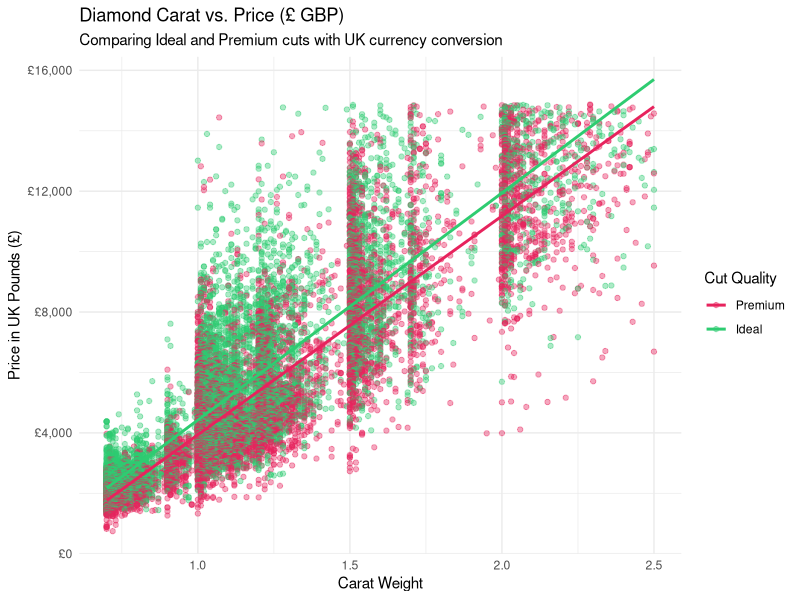
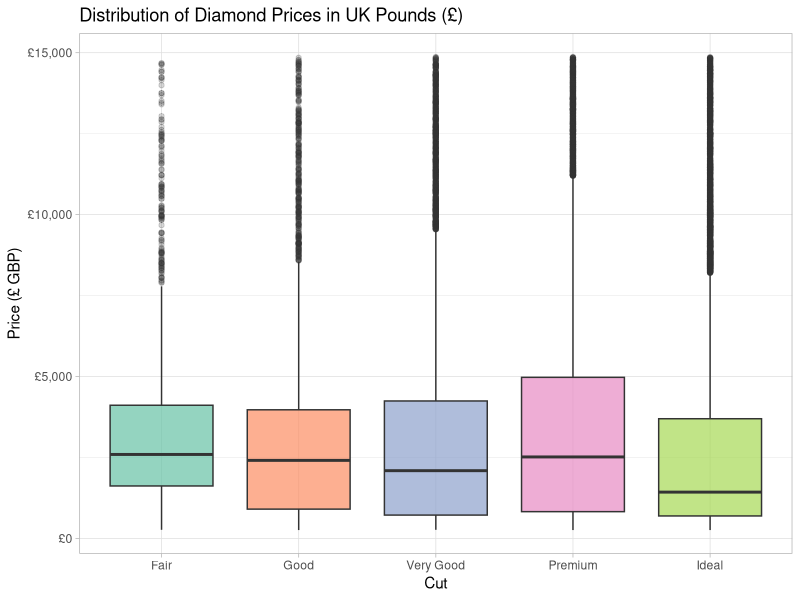
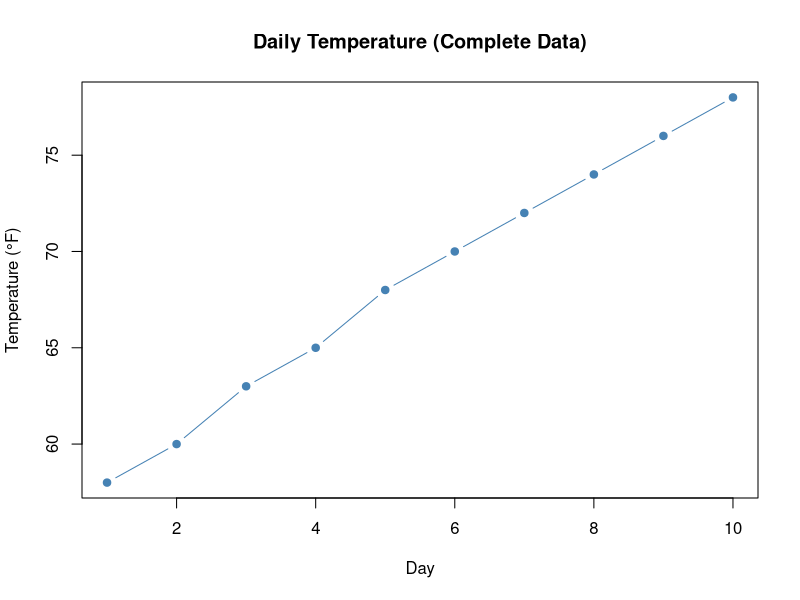
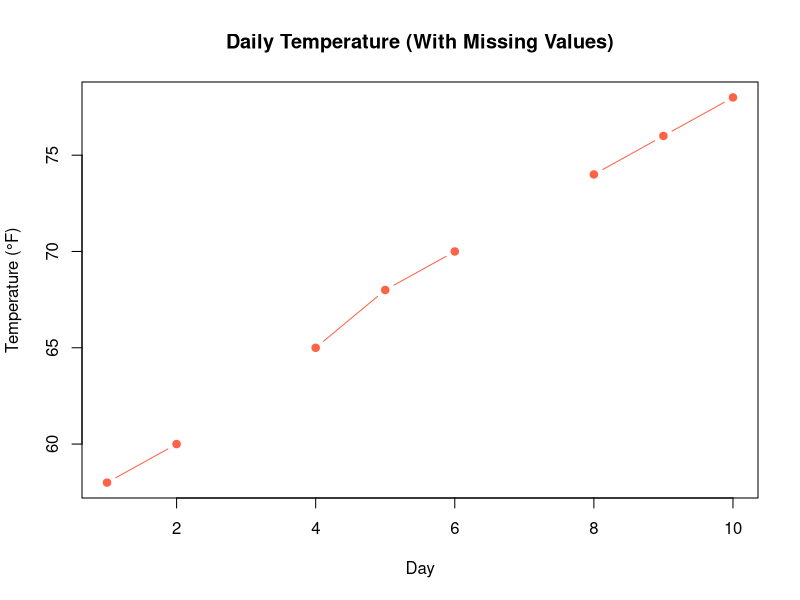

R code for these plots, in order:
## ---- chunk 1
library(tidyverse)

# Pipeline: filter -> mutate -> select -> arrange
uk_diamonds <- diamonds %>%
  
  # 1. filter: Select diamonds with 
  # Ideal or Premium cut and 0.7 to 2.5 carats
  filter(cut %in% c("Ideal", "Premium"),
         carat >= 0.7 & carat <= 2.5) %>%
  
  # 2. mutate: Convert USD price to UK
  # Pounds (£) & calculate price per carat
  mutate(
    price_gbp = round(price * 0.79, 2),
    price_per_carat_gbp = round(price_gbp / carat, 2)
  ) %>%
  
  # 3. select: Keep only relevant columns
  # with descriptive names
  select(carat, 
         cut, 
         color, 
         clarity, 
         price_usd = price, 
         price_gbp, 
         price_per_carat_gbp) %>%
  
  # 4. arrange: Sort in descending
  # order of price in GBP
  arrange(desc(price_gbp))

  # Scatter plot with trend lines comparing Ideal and Premium cuts
  ggplot(uk_diamonds, aes(x = carat, y = price_gbp, color = cut)) +
    geom_point(alpha = 0.4, size = 1.5) +
    geom_smooth(method = "lm", se = FALSE, linewidth = 1) +
    scale_y_continuous(labels = scales::dollar_format(prefix = "£")) +
    scale_color_manual(values = c("Ideal" = "#2ECC71", "Premium" = "#E7235D")) +
    labs(
      title = "Diamond Carat vs. Price (£ GBP)",
      subtitle = "Comparing Ideal and Premium cuts with UK currency conversion",
      x = "Carat Weight",
      y = "Price in UK Pounds (£)",
      color = "Cut Quality"
    ) +
    theme_minimal()
## ---- chunk 2
library(tidyverse)

# Boxplot of UK prices across different diamond cuts
diamonds %>%
  mutate(price_gbp = price * 0.79) %>%
  ggplot(aes(x = cut, y = price_gbp, fill = cut)) +
  geom_boxplot(alpha = 0.7, outlier.alpha = 0.2) +
  scale_y_continuous(labels = scales::dollar_format(prefix = "£")) +
  scale_fill_brewer(palette = "Set2") +
  labs(
    title = "Distribution of Diamond Prices in UK Pounds (£)",
    x = "Cut",
    y = "Price (£ GBP)"
  ) +
  theme_light() +
  theme(legend.position = "none")
## ---- chunk 3
days <- 1:10
temp <- c(58, 60, 63, 65, 68, 70, 72, 74, 76, 78)

plot(days, temp,
     type = "b", pch = 19, col = "steelblue",
     main = "Daily Temperature (Complete Data)",
     xlab = "Day", ylab = "Temperature (°F)")
## ---- chunk 4
temp_missing <- temp
temp_missing[c(3, 7)] <- NA

plot(days, temp_missing,
     type = "b", pch = 19, col = "tomato",
     main = "Daily Temperature (With Missing Values)",
     xlab = "Day", ylab = "Temperature (°F)")
## ---- chunk 5
mean(temp)                          # complete data
## ---- chunk 6
mean(temp_missing)                  # NA propagates through the whole calculation!
## ---- chunk 7
mean(temp_missing, na.rm = TRUE)    # ignores NAs, but uses fewer data points
